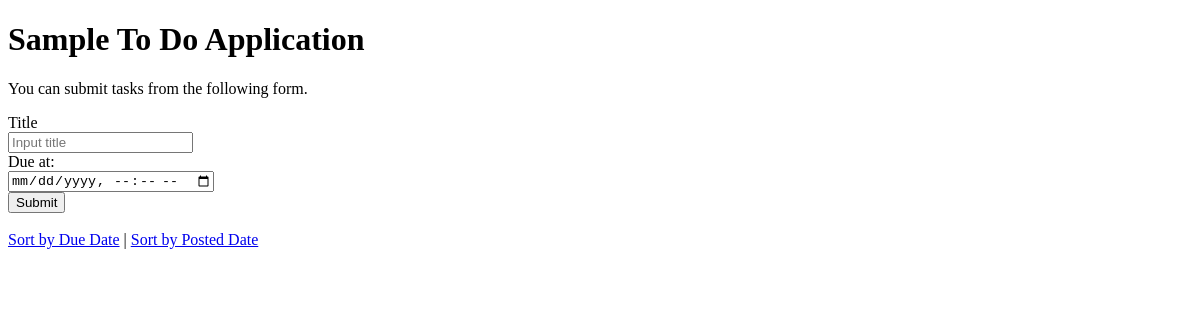
Before: / with the older database file.
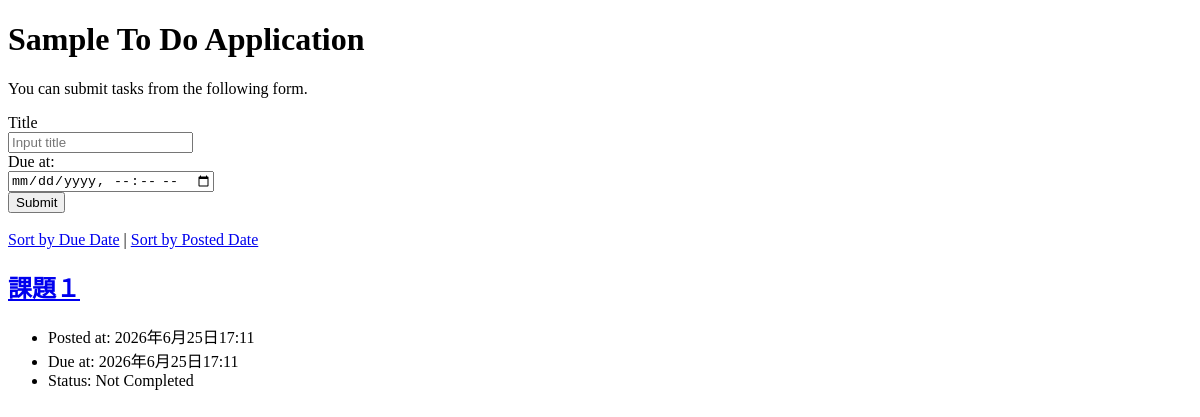
After: the same page with the newer database file.
### todo/models.py (models this page shows, shortened)
class Task(models.Model):
    title = models.CharField(max_length=100)
    completed = models.BooleanField(default=False)
    posted_at = models.DateTimeField(default=timezone.now)
    due_at = models.DateTimeField(null=True, blank=True)

### todo/views.py (the view)
# urls.py: path("", todo_views.index, name="index"),
def index(request):
    if request.method == "POST":
        task = Task(title=request.POST["title"],
                    due_at=make_aware(parse_datetime(request.POST["due_at"])))
        task.save()
    if request.GET.get("order") == "due":
        tasks = Task.objects.order_by("due_at")
    else:
        tasks = Task.objects.order_by("-posted_at")
    context = {
        "tasks": tasks
    }
    return render(request, "todo/index.html", context)

### todo/templates/todo/index.html (shortened to what this page needs)
{% load static %}
<!DOCTYPE html>
<html lang="ja">
  <head>
  </head>
  <body>
    <h1>Sample To Do Application</h1>
    <p>You can submit tasks from the following form.</p>
    <form action="{% url 'index' %}" method="post">
      <div>
        <label for="titleInput">Title</label><br>
        <input id="titleInput" name="title" type="text" placeholder="Input title">
      </div>
      <div>
        <label for="dueInput">Due at:</label><br>
        <input id="dueInput" name="due_at" type="datetime-local">
      </div>
      <div>
        <button type="submit">Submit</button>
      </div>
    </form>
    <br>
    <div>
      <a href="{% url 'index' %}?order=due">Sort by Due Date</a> |
      <a href="{% url 'index' %}?order=post">Sort by Posted Date</a>
    </div>
    {% for task in tasks %}
    <div class="text">
      <h2><a href="{% url 'detail' task.id %}">{{ task.title }}</a></h2>
      <ul>
        <li>Posted at: {{ task.posted_at }}</li>
        {% if task.due_at %}
        <li>Due at: {{ task.due_at }}</li>
        {% endif %}
        {% if task.completed %}
        <li>Status: Completed</li>
        {% else %}
        <li>Status: Not Completed</li>
        {% endif %}
      </ul>
    </div>
    {% endfor %}
  </body>
</html>

Changed rows visible on the page:
added Task: title "課題１", posted_at "2026年6月25日17:11", due_at "2026年6月25日17:11", completed "Status: Not Completed"
